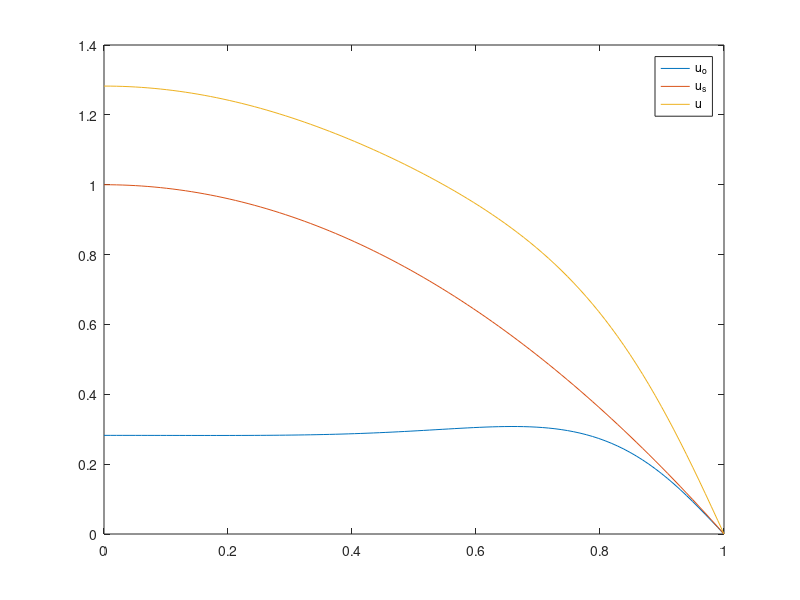

MATLAB code for this plot:
Rem = 2160.0
Reo = 610.0
alpha = 10.0
R = 0.5

nu  = 1/Rem;
omg = alpha^2 * nu / R^2;

r = linspace(0,R,100)/R;
uo = 1 - besselj(0, alpha*r*1i^(3/2)) / besselj(0,alpha*1i^(3/2));

%t = linspace(0,pi/2/omg,100);
%for j=1:100
%   plot(r, real(uo/1i*exp(1i*omg*t(j))));
%   pause(0.2)
%end


figure(2)
uc = 1 - besselj(0, 0) / besselj(0,alpha*1i^(3/2));
uc = real(uc*exp(1i*pi/2)/1i);
uo = uo*exp(1i*pi/2)/1i;
uo = real(uo)/uc * Reo/Rem;
us = 1 - r.^2;
um = us(1) + uo(1);
plot(r, uo, r, us, r, (us+uo))
legend('u_o','u_s','u')
